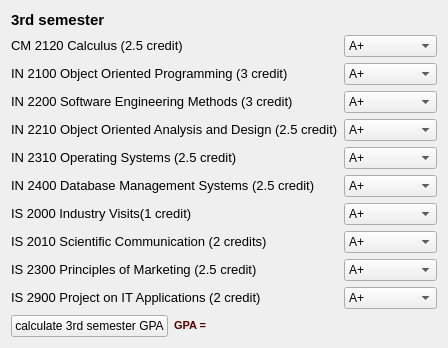
  <widget class="QWidget" name="layoutWidget">
   <property name="geometry">
    <rect>
     <x>10</x>
     <y>30</y>
     <width>420</width>
     <height>317</height>
    </rect>
   </property>
   <layout class="QVBoxLayout" name="verticalLayout_5">
    <item>
     <widget class="QLabel" name="label_2">
      <property name="text">
       <string>&lt;!DOCTYPE HTML PUBLIC &quot;-//W3C//DTD HTML 4.0//EN&quot; &quot;http://www.w3.org/TR/REC-html40/strict.dtd&quot;&gt;
&lt;html&gt;&lt;head&gt;&lt;meta name=&quot;qrichtext&quot; content=&quot;1&quot; /&gt;&lt;style type=&quot;text/css&quot;&gt;
p, li { white-space: pre-wrap; }
&lt;/style&gt;&lt;/head&gt;&lt;body style=&quot; font-family:'MS Shell Dlg 2'; font-size:8.25pt; font-weight:400; font-style:normal;&quot;&gt;
&lt;p style=&quot; margin-top:0px; margin-bottom:0px; margin-left:0px; margin-right:0px; -qt-block-indent:0; text-indent:0px;&quot;&gt;&lt;span style=&quot; font-size:11pt; font-weight:600;&quot;&gt;3rd semester&lt;/span&gt;&lt;/p&gt;&lt;/body&gt;&lt;/html&gt;</string>
      </property>
     </widget>
    </item>
    <item>
     <layout class="QVBoxLayout" name="verticalLayout_2">
      <item>
       <layout class="QHBoxLayout" name="horizontalLayout_6">
        <item>
         <layout class="QVBoxLayout" name="verticalLayout_13">
          <item>
           <widget class="QLabel" name="label_41">
            <property name="text">
             <string>&lt;!DOCTYPE HTML PUBLIC &quot;-//W3C//DTD HTML 4.0//EN&quot; &quot;http://www.w3.org/TR/REC-html40/strict.dtd&quot;&gt;
&lt;html&gt;&lt;head&gt;&lt;meta name=&quot;qrichtext&quot; content=&quot;1&quot; /&gt;&lt;style type=&quot;text/css&quot;&gt;
p, li { white-space: pre-wrap; }
&lt;/style&gt;&lt;/head&gt;&lt;body style=&quot; font-family:'MS Shell Dlg 2'; font-size:8.25pt; font-weight:400; font-style:normal;&quot;&gt;
&lt;p style=&quot; margin-top:0px; margin-bottom:0px; margin-left:0px; margin-right:0px; -qt-block-indent:0; text-indent:0px;&quot;&gt;&lt;span style=&quot; font-size:10pt;&quot;&gt;CM 2120 Calculus (2.5 credit)&lt;/span&gt;&lt;/p&gt;&lt;/body&gt;&lt;/html&gt;</string>
            </property>
           </widget>
          </item>
          <item>
           <widget class="QLabel" name="label_52">
            <property name="text">
             <string>&lt;!DOCTYPE HTML PUBLIC &quot;-//W3C//DTD HTML 4.0//EN&quot; &quot;http://www.w3.org/TR/REC-html40/strict.dtd&quot;&gt;
&lt;html&gt;&lt;head&gt;&lt;meta name=&quot;qrichtext&quot; content=&quot;1&quot; /&gt;&lt;style type=&quot;text/css&quot;&gt;
p, li { white-space: pre-wrap; }
&lt;/style&gt;&lt;/head&gt;&lt;body style=&quot; font-family:'MS Shell Dlg 2'; font-size:8.25pt; font-weight:400; font-style:normal;&quot;&gt;
&lt;p style=&quot; margin-top:0px; margin-bottom:0px; margin-left:0px; margin-right:0px; -qt-block-indent:0; text-indent:0px;&quot;&gt;&lt;span style=&quot; font-size:10pt;&quot;&gt;IN 2100 Object Oriented Programming (3 credit)&lt;/span&gt;&lt;/p&gt;&lt;/body&gt;&lt;/html&gt;</string>
            </property>
           </widget>
          </item>
          <item>
           <widget class="QLabel" name="label_53">
            <property name="text">
             <string>&lt;!DOCTYPE HTML PUBLIC &quot;-//W3C//DTD HTML 4.0//EN&quot; &quot;http://www.w3.org/TR/REC-html40/strict.dtd&quot;&gt;
&lt;html&gt;&lt;head&gt;&lt;meta name=&quot;qrichtext&quot; content=&quot;1&quot; /&gt;&lt;style type=&quot;text/css&quot;&gt;
p, li { white-space: pre-wrap; }
&lt;/style&gt;&lt;/head&gt;&lt;body style=&quot; font-family:'MS Shell Dlg 2'; font-size:8.25pt; font-weight:400; font-style:normal;&quot;&gt;
&lt;p style=&quot; margin-top:0px; margin-bottom:0px; margin-left:0px; margin-right:0px; -qt-block-indent:0; text-indent:0px;&quot;&gt;&lt;span style=&quot; font-size:10pt;&quot;&gt;IN 2200 Software Engineering Methods (3 credit)&lt;/span&gt;&lt;/p&gt;&lt;/body&gt;&lt;/html&gt;</string>
            </property>
           </widget>
          </item>
          <item>
           <widget class="QLabel" name="label_54">
            <property name="text">
             <string>&lt;!DOCTYPE HTML PUBLIC &quot;-//W3C//DTD HTML 4.0//EN&quot; &quot;http://www.w3.org/TR/REC-html40/strict.dtd&quot;&gt;
&lt;html&gt;&lt;head&gt;&lt;meta name=&quot;qrichtext&quot; content=&quot;1&quot; /&gt;&lt;style type=&quot;text/css&quot;&gt;
p, li { white-space: pre-wrap; }
&lt;/style&gt;&lt;/head&gt;&lt;body style=&quot; font-family:'MS Shell Dlg 2'; font-size:8.25pt; font-weight:400; font-style:normal;&quot;&gt;
&lt;p style=&quot; margin-top:0px; margin-bottom:0px; margin-left:0px; margin-right:0px; -qt-block-indent:0; text-indent:0px;&quot;&gt;&lt;span style=&quot; font-size:10pt;&quot;&gt;IN 2210 Object Oriented Analysis and Design (2.5 credit)&lt;/span&gt;&lt;/p&gt;&lt;/body&gt;&lt;/html&gt;</string>
            </property>
           </widget>
          </item>
          <item>
           <widget class="QLabel" name="label_55">
            <property name="text">
             <string>&lt;!DOCTYPE HTML PUBLIC &quot;-//W3C//DTD HTML 4.0//EN&quot; &quot;http://www.w3.org/TR/REC-html40/strict.dtd&quot;&gt;
&lt;html&gt;&lt;head&gt;&lt;meta name=&quot;qrichtext&quot; content=&quot;1&quot; /&gt;&lt;style type=&quot;text/css&quot;&gt;
p, li { white-space: pre-wrap; }
&lt;/style&gt;&lt;/head&gt;&lt;body style=&quot; font-family:'MS Shell Dlg 2'; font-size:8.25pt; font-weight:400; font-style:normal;&quot;&gt;
&lt;p style=&quot; margin-top:0px; margin-bottom:0px; margin-left:0px; margin-right:0px; -qt-block-indent:0; text-indent:0px;&quot;&gt;&lt;span style=&quot; font-size:10pt;&quot;&gt;IN 2310 Operating Systems (2.5 credit)&lt;/span&gt;&lt;/p&gt;&lt;/body&gt;&lt;/html&gt;</string>
            </property>
           </widget>
          </item>
          <item>
           <widget class="QLabel" name="label_56">
            <property name="text">
             <string>&lt;!DOCTYPE HTML PUBLIC &quot;-//W3C//DTD HTML 4.0//EN&quot; &quot;http://www.w3.org/TR/REC-html40/strict.dtd&quot;&gt;
&lt;html&gt;&lt;head&gt;&lt;meta name=&quot;qrichtext&quot; content=&quot;1&quot; /&gt;&lt;style type=&quot;text/css&quot;&gt;
p, li { white-space: pre-wrap; }
&lt;/style&gt;&lt;/head&gt;&lt;body style=&quot; font-family:'MS Shell Dlg 2'; font-size:8.25pt; font-weight:400; font-style:normal;&quot;&gt;
&lt;p style=&quot; margin-top:0px; margin-bottom:0px; margin-left:0px; margin-right:0px; -qt-block-indent:0; text-indent:0px;&quot;&gt;&lt;span style=&quot; font-size:10pt;&quot;&gt;IN 2400 Database Management Systems (2.5 credit)&lt;/span&gt;&lt;/p&gt;&lt;/body&gt;&lt;/html&gt;</string>
            </property>
           </widget>
          </item>
          <item>
           <widget class="QLabel" name="label_57">
            <property name="text">
             <string>&lt;!DOCTYPE HTML PUBLIC &quot;-//W3C//DTD HTML 4.0//EN&quot; &quot;http://www.w3.org/TR/REC-html40/strict.dtd&quot;&gt;
&lt;html&gt;&lt;head&gt;&lt;meta name=&quot;qrichtext&quot; content=&quot;1&quot; /&gt;&lt;style type=&quot;text/css&quot;&gt;
p, li { white-space: pre-wrap; }
&lt;/style&gt;&lt;/head&gt;&lt;body style=&quot; font-family:'MS Shell Dlg 2'; font-size:8.25pt; font-weight:400; font-style:normal;&quot;&gt;
&lt;p style=&quot; margin-top:0px; margin-bottom:0px; margin-left:0px; margin-right:0px; -qt-block-indent:0; text-indent:0px;&quot;&gt;&lt;span style=&quot; font-size:10pt;&quot;&gt;IS 2000 Industry Visits(1 credit)&lt;/span&gt;&lt;/p&gt;&lt;/body&gt;&lt;/html&gt;</string>
            </property>
           </widget>
          </item>
          <item>
           <widget class="QLabel" name="label_58">
            <property name="text">
             <string>&lt;!DOCTYPE HTML PUBLIC &quot;-//W3C//DTD HTML 4.0//EN&quot; &quot;http://www.w3.org/TR/REC-html40/strict.dtd&quot;&gt;
&lt;html&gt;&lt;head&gt;&lt;meta name=&quot;qrichtext&quot; content=&quot;1&quot; /&gt;&lt;style type=&quot;text/css&quot;&gt;
p, li { white-space: pre-wrap; }
&lt;/style&gt;&lt;/head&gt;&lt;body style=&quot; font-family:'MS Shell Dlg 2'; font-size:8.25pt; font-weight:400; font-style:normal;&quot;&gt;
&lt;p style=&quot; margin-top:0px; margin-bottom:0px; margin-left:0px; margin-right:0px; -qt-block-indent:0; text-indent:0px;&quot;&gt;&lt;span style=&quot; font-size:10pt;&quot;&gt;IS 2010 Scientific Communication (2 credits)&lt;/span&gt;&lt;/p&gt;&lt;/body&gt;&lt;/html&gt;</string>
            </property>
           </widget>
          </item>
          <item>
           <widget class="QLabel" name="label_59">
            <property name="text">
             <string>&lt;!DOCTYPE HTML PUBLIC &quot;-//W3C//DTD HTML 4.0//EN&quot; &quot;http://www.w3.org/TR/REC-html40/strict.dtd&quot;&gt;
&lt;html&gt;&lt;head&gt;&lt;meta name=&quot;qrichtext&quot; content=&quot;1&quot; /&gt;&lt;style type=&quot;text/css&quot;&gt;
p, li { white-space: pre-wrap; }
&lt;/style&gt;&lt;/head&gt;&lt;body style=&quot; font-family:'MS Shell Dlg 2'; font-size:8.25pt; font-weight:400; font-style:normal;&quot;&gt;
&lt;p style=&quot; margin-top:0px; margin-bottom:0px; margin-left:0px; margin-right:0px; -qt-block-indent:0; text-indent:0px;&quot;&gt;&lt;span style=&quot; font-size:10pt;&quot;&gt;IS 2300 Principles of Marketing (2.5 credit)&lt;/span&gt;&lt;/p&gt;&lt;/body&gt;&lt;/html&gt;</string>
            </property>
           </widget>
          </item>
          <item>
           <widget class="QLabel" name="label_68">
            <property name="text">
             <string>&lt;!DOCTYPE HTML PUBLIC &quot;-//W3C//DTD HTML 4.0//EN&quot; &quot;http://www.w3.org/TR/REC-html40/strict.dtd&quot;&gt;
&lt;html&gt;&lt;head&gt;&lt;meta name=&quot;qrichtext&quot; content=&quot;1&quot; /&gt;&lt;style type=&quot;text/css&quot;&gt;
p, li { white-space: pre-wrap; }
&lt;/style&gt;&lt;/head&gt;&lt;body style=&quot; font-family:'MS Shell Dlg 2'; font-size:8.25pt; font-weight:400; font-style:normal;&quot;&gt;
&lt;p style=&quot; margin-top:0px; margin-bottom:0px; margin-left:0px; margin-right:0px; -qt-block-indent:0; text-indent:0px;&quot;&gt;&lt;span style=&quot; font-size:10pt;&quot;&gt;IS 2900 Project on IT Applications (2 credit)&lt;/span&gt;&lt;/p&gt;&lt;/body&gt;&lt;/html&gt;</string>
            </property>
           </widget>
          </item>
         </layout>
        </item>
        <item>
         <layout class="QVBoxLayout" name="verticalLayout_14">
          <item>
           <widget class="QComboBox" name="comboBox_40">
            <item>
             <property name="text">
              <string>A+</string>
             </property>
            </item>
            <item>
             <property name="text">
              <string>A</string>
             </property>
            </item>
            <item>
             <property name="text">
              <string>A-</string>
             </property>
            </item>
            <item>
             <property name="text">
              <string>B+</string>
             </property>
            </item>
            <item>
             <property name="text">
              <string>B</string>
             </property>
            </item>
            <item>
             <property name="text">
              <string>B-</string>
             </property>
            </item>
            <item>
             <property name="text">
              <string>C+</string>
             </property>
            </item>
            <item>
             <property name="text">
              <string>C</string>
             </property>
            </item>
            <item>
             <property name="text">
              <string>C-</string>
             </property>
            </item>
            <item>
             <property name="text">
              <string>D</string>
             </property>
            </item>
            <item>
             <property name="text">
              <string>I</string>
             </property>
            </item>
            <item>
             <property name="text">
              <string>F</string>
             </property>
            </item>
            <item>
             <property name="text">
              <string>Not release</string>
             </property>
            </item>
           </widget>
          </item>
          <item>
           <widget class="QComboBox" name="comboBox_41">
            <item>
             <property name="text">
              <string>A+</string>
             </property>
            </item>
            <item>
             <property name="text">
              <string>A</string>
             </property>
            </item>
            <item>
             <property name="text">
              <string>A-</string>
             </property>
            </item>
            <item>
             <property name="text">
              <string>B+</string>
             </property>
            </item>
            <item>
             <property name="text">
              <string>B</string>
             </property>
            </item>
            <item>
             <property name="text">
              <string>B-</string>
             </property>
            </item>
            <item>
             <property name="text">
              <string>C+</string>
             </property>
            </item>
            <item>
             <property name="text">
              <string>C</string>
             </property>
            </item>
            <item>
             <property name="text">
              <string>C-</string>
             </property>
            </item>
            <item>
             <property name="text">
              <string>D</string>
             </property>
            </item>
            <item>
             <property name="text">
              <string>I</string>
             </property>
            </item>
            <item>
             <property name="text">
              <string>F</string>
             </property>
            </item>
            <item>
             <property name="text">
              <string>Not release</string>
             </property>
            </item>
           </widget>
          </item>
          <item>
           <widget class="QComboBox" name="comboBox_42">
            <item>
             <property name="text">
              <string>A+</string>
             </property>
            </item>
            <item>
             <property name="text">
              <string>A</string>
             </property>
            </item>
            <item>
             <property name="text">
              <string>A-</string>
             </property>
            </item>
            <item>
             <property name="text">
              <string>B+</string>
             </property>
            </item>
            <item>
             <property name="text">
              <string>B</string>
             </property>
            </item>
            <item>
             <property name="text">
              <string>B-</string>
             </property>
            </item>
            <item>
             <property name="text">
              <string>C+</string>
             </property>
            </item>
            <item>
             <property name="text">
              <string>C</string>
             </property>
            </item>
            <item>
             <property name="text">
              <string>C-</string>
             </property>
            </item>
            <item>
             <property name="text">
              <string>D</string>
             </property>
            </item>
            <item>
             <property name="text">
              <string>I</string>
             </property>
            </item>
            <item>
             <property name="text">
              <string>F</string>
             </property>
            </item>
            <item>
             <property name="text">
              <string>Not release</string>
             </property>
            </item>
           </widget>
          </item>
          <item>
           <widget class="QComboBox" name="comboBox_43">
            <item>
             <property name="text">
              <string>A+</string>
             </property>
            </item>
            <item>
             <property name="text">
              <string>A</string>
             </property>
            </item>
            <item>
             <property name="text">
              <string>A-</string>
             </property>
            </item>
            <item>
             <property name="text">
              <string>B+</string>
             </property>
            </item>
            <item>
             <property name="text">
              <string>B</string>
             </property>
            </item>
            <item>
             <property name="text">
              <string>B-</string>
             </property>
            </item>
            <item>
             <property name="text">
              <string>C+</string>
             </property>
            </item>
            <item>
             <property name="text">
              <string>C</string>
             </property>
            </item>
            <item>
             <property name="text">
              <string>C-</string>
             </property>
            </item>
            <item>
             <property name="text">
              <string>D</string>
             </property>
            </item>
            <item>
             <property name="text">
              <string>I</string>
             </property>
            </item>
            <item>
             <property name="text">
              <string>F</string>
             </property>
            </item>
            <item>
             <property name="text">
              <string>Not release</string>
             </property>
            </item>
           </widget>
          </item>
          <item>
           <widget class="QComboBox" name="comboBox_44">
            <item>
             <property name="text">
              <string>A+</string>
             </property>
            </item>
            <item>
             <property name="text">
              <string>A</string>
             </property>
            </item>
            <item>
             <property name="text">
              <string>A-</string>
             </property>
            </item>
            <item>
             <property name="text">
              <string>B+</string>
             </property>
            </item>
            <item>
             <property name="text">
              <string>B</string>
             </property>
            </item>
            <item>
             <property name="text">
              <string>B-</string>
             </property>
            </item>
            <item>
             <property name="text">
              <string>C+</string>
             </property>
            </item>
            <item>
             <property name="text">
              <string>C</string>
             </property>
            </item>
            <item>
             <property name="text">
              <string>C-</string>
             </property>
            </item>
            <item>
             <property name="text">
              <string>D</string>
             </property>
            </item>
            <item>
             <property name="text">
              <string>I</string>
             </property>
            </item>
            <item>
             <property name="text">
              <string>F</string>
             </property>
            </item>
            <item>
             <property name="text">
              <string>Not release</string>
             </property>
            </item>
           </widget>
          </item>
          <item>
           <widget class="QComboBox" name="comboBox_45">
            <item>
             <property name="text">
              <string>A+</string>
             </property>
            </item>
            <item>
             <property name="text">
              <string>A</string>
             </property>
            </item>
            <item>
             <property name="text">
              <string>A-</string>
             </property>
            </item>
            <item>
             <property name="text">
              <string>B+</string>
             </property>
            </item>
            <item>
             <property name="text">
              <string>B</string>
             </property>
            </item>
            <item>
             <property name="text">
              <string>B-</string>
             </property>
            </item>
            <item>
             <property name="text">
              <string>C+</string>
             </property>
            </item>
            <item>
             <property name="text">
              <string>C</string>
             </property>
            </item>
            <item>
             <property name="text">
              <string>C-</string>
             </property>
            </item>
            <item>
             <property name="text">
              <string>D</string>
             </property>
            </item>
            <item>
             <property name="text">
              <string>I</string>
             </property>
            </item>
            <item>
             <property name="text">
              <string>F</string>
             </property>
            </item>
            <item>
             <property name="text">
              <string>Not release</string>
             </property>
            </item>
           </widget>
          </item>
          <item>
           <widget class="QComboBox" name="comboBox_46">
            <item>
             <property name="text">
              <string>A+</string>
             </property>
            </item>
            <item>
             <property name="text">
              <string>A</string>
             </property>
            </item>
            <item>
             <property name="text">
              <string>A-</string>
             </property>
            </item>
            <item>
             <property name="text">
              <string>B+</string>
             </property>
            </item>
            <item>
             <property name="text">
              <string>B</string>
             </property>
            </item>
            <item>
             <property name="text">
              <string>B-</string>
             </property>
            </item>
            <item>
             <property name="text">
              <string>C+</string>
             </property>
            </item>
            <item>
             <property name="text">
              <string>C</string>
             </property>
            </item>
            <item>
             <property name="text">
              <string>C-</string>
             </property>
            </item>
            <item>
             <property name="text">
              <string>D</string>
             </property>
            </item>
            <item>
             <property name="text">
              <string>I</string>
             </property>
            </item>
            <item>
             <property name="text">
              <string>F</string>
             </property>
            </item>
            <item>
             <property name="text">
              <string>Not release</string>
             </property>
            </item>
           </widget>
          </item>
          <item>
           <widget class="QComboBox" name="comboBox_47">
            <item>
             <property name="text">
              <string>A+</string>
             </property>
            </item>
            <item>
             <property name="text">
              <string>A</string>
             </property>
            </item>
            <item>
             <property name="text">
              <string>A-</string>
             </property>
            </item>
            <item>
             <property name="text">
              <string>B+</string>
             </property>
            </item>
            <item>
             <property name="text">
              <string>B</string>
             </property>
            </item>
            <item>
             <property name="text">
              <string>B-</string>
             </property>
            </item>
            <item>
             <property name="text">
              <string>C+</string>
             </property>
            </item>
            <item>
             <property name="text">
              <string>C</string>
             </property>
            </item>
            <item>
             <property name="text">
              <string>C-</string>
             </property>
            </item>
            <item>
             <property name="text">
              <string>D</string>
             </property>
            </item>
            <item>
             <property name="text">
              <string>I</string>
             </property>
            </item>
            <item>
             <property name="text">
              <string>F</string>
             </property>
            </item>
            <item>
             <property name="text">
              <string>Not release</string>
             </property>
            </item>
           </widget>
          </item>
          <item>
           <widget class="QComboBox" name="comboBox_48">
            <item>
             <property name="text">
              <string>A+</string>
             </property>
            </item>
            <item>
             <property name="text">
              <string>A</string>
             </property>
            </item>
            <item>
             <property name="text">
              <string>A-</string>
             </property>
            </item>
            <item>
             <property name="text">
              <string>B+</string>
             </property>
            </item>
            <item>
             <property name="text">
              <string>B</string>
             </property>
            </item>
            <item>
             <property name="text">
              <string>B-</string>
             </property>
            </item>
            <item>
             <property name="text">
              <string>C+</string>
             </property>
            </item>
            <item>
             <property name="text">
              <string>C</string>
             </property>
            </item>
            <item>
             <property name="text">
              <string>C-</string>
             </property>
            </item>
            <item>
             <property name="text">
              <string>D</string>
             </property>
            </item>
            <item>
             <property name="text">
              <string>I</string>
             </property>
            </item>
            <item>
             <property name="text">
              <string>F</string>
             </property>
            </item>
            <item>
             <property name="text">
              <string>Not release</string>
             </property>
            </item>
           </widget>
          </item>
          <item>
           <widget class="QComboBox" name="comboBox_55">
            <item>
             <property name="text">
              <string>A+</string>
             </property>
            </item>
            <item>
             <property name="text">
              <string>A</string>
             </property>
            </item>
            <item>
             <property name="text">
              <string>A-</string>
             </property>
            </item>
            <item>
             <property name="text">
              <string>B+</string>
             </property>
            </item>
            <item>
             <property name="text">
              <string>B</string>
             </property>
            </item>
            <item>
             <property name="text">
              <string>B-</string>
             </property>
            </item>
            <item>
             <property name="text">
              <string>C+</string>
             </property>
            </item>
            <item>
             <property name="text">
              <string>C</string>
             </property>
            </item>
            <item>
             <property name="text">
              <string>C-</string>
             </property>
            </item>
            <item>
             <property name="text">
              <string>D</string>
             </property>
            </item>
            <item>
             <property name="text">
              <string>I</string>
             </property>
            </item>
            <item>
             <property name="text">
              <string>F</string>
             </property>
            </item>
            <item>
             <property name="text">
              <string>Not release</string>
             </property>
            </item>
           </widget>
          </item>
         </layout>
        </item>
       </layout>
      </item>
      <item>
       <layout class="QHBoxLayout" name="horizontalLayout_4">
        <item>
         <widget class="QPushButton" name="pushButton_8">
          <property name="text">
           <string>calculate 3rd semester GPA</string>
          </property>
         </widget>
        </item>
        <item>
         <widget class="QLabel" name="label_27">
          <property name="text">
           <string>&lt;!DOCTYPE HTML PUBLIC &quot;-//W3C//DTD HTML 4.0//EN&quot; &quot;http://www.w3.org/TR/REC-html40/strict.dtd&quot;&gt;
&lt;html&gt;&lt;head&gt;&lt;meta name=&quot;qrichtext&quot; content=&quot;1&quot; /&gt;&lt;style type=&quot;text/css&quot;&gt;
p, li { white-space: pre-wrap; }
&lt;/style&gt;&lt;/head&gt;&lt;body style=&quot; font-family:'MS Shell Dlg 2'; font-size:8.25pt; font-weight:400; font-style:normal;&quot;&gt;
&lt;p style=&quot; margin-top:0px; margin-bottom:0px; margin-left:0px; margin-right:0px; -qt-block-indent:0; text-indent:0px;&quot;&gt;&lt;span style=&quot; font-size:8pt; font-weight:600; color:#550000;&quot;&gt;GPA =&lt;/span&gt;&lt;/p&gt;&lt;/body&gt;&lt;/html&gt;</string>
          </property>
         </widget>
        </item>
        <item>
         <widget class="QLabel" name="label_23">
          <property name="font">
           <font>
            <pointsize>10</pointsize>
            <weight>75</weight>
            <bold>true</bold>
           </font>
          </property>
          <property name="text">
           <string/>
          </property>
         </widget>
        </item>
        <item>
         <spacer name="horizontalSpacer">
          <property name="orientation">
           <enum>Qt::Horizontal</enum>
          </property>
          <property name="sizeHint" stdset="0">
           <size>
            <width>40</width>
            <height>20</height>
           </size>
          </property>
         </spacer>
        </item>
       </layout>
      </item>
     </layout>
    </item>
   </layout>
  </widget>
